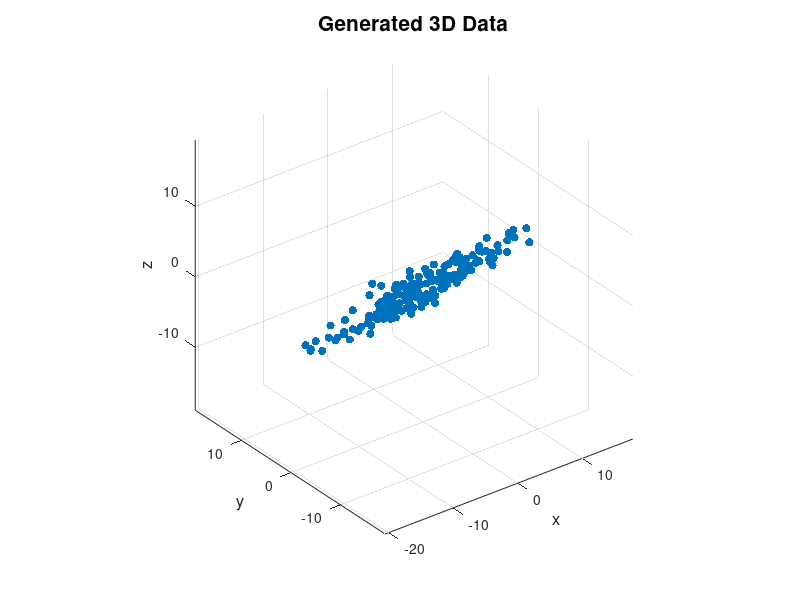
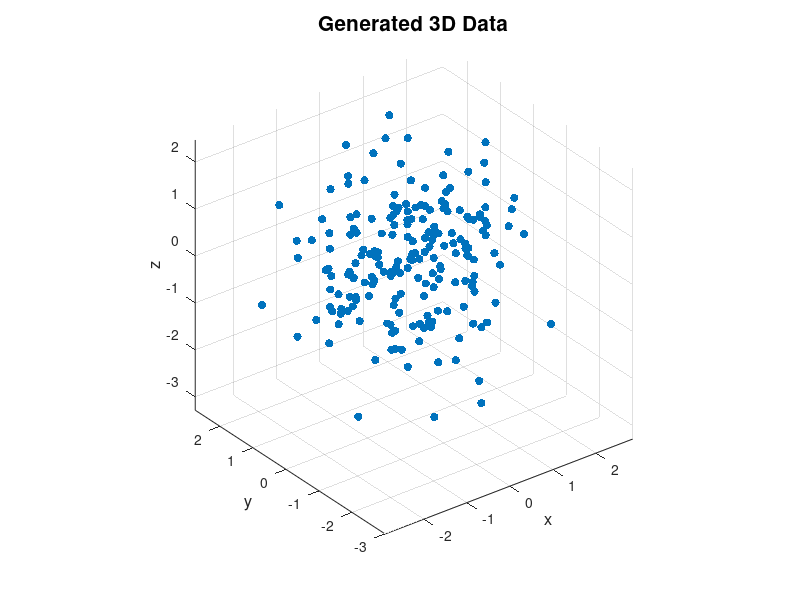

The MATLAB source for these figures, in order:
clc; clear variables; close all; format long g

% Number of points
num_points = 200;

% Generate data
x = randn(1, num_points) * 7;
y = x * 0.1 + randn(1, num_points);
z = x * 0.05 + randn(1, num_points);

% Combining 3D data into points
points1 = [x; y; z];

x = randn(1, num_points);
y = randn(1, num_points);
z = randn(1, num_points);

points2 =  [x; y; z];

% Computing the covariance matrix
covMatrix = cov(points1);

% Computing the correlation matrix
corrMatrix = corr(points2);

% Displaying covariance and correlation matrices
disp('Covariance Matrix:');
disp(covMatrix);

disp('Correlation Matrix:');
disp(corrMatrix);

% Plot the original data
figure(1)
scatter3(points1(1, :), points1(2, :), points1(3, :), 'filled');
hold on;
title('Generated 3D Data', 'FontSize', 15);
xlabel('x', 'FontSize', 12);
ylabel('y', 'FontSize', 12);
zlabel('z', 'FontSize', 12);
grid on;
axis equal;
hold off;

% Plot the original data
figure(2)
scatter3(points2(1, :), points2(2, :), points2(3, :), 'filled');
hold on;
title('Generated 3D Data', 'FontSize', 15);
xlabel('x', 'FontSize', 12);
ylabel('y', 'FontSize', 12);
zlabel('z', 'FontSize', 12);
grid on;
axis equal;